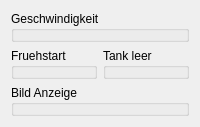
     <widget class="QWidget" name="tab" >
      <attribute name="title" >
       <string>Allgemein</string>
      </attribute>
      <layout class="QGridLayout" >
       <item row="0" column="0" colspan="2" >
        <widget class="QGroupBox" name="groupBox_3" >
         <property name="title" >
          <string>Geschwindigkeit</string>
         </property>
         <widget class="QLabel" name="label_6" >
          <property name="geometry" >
           <rect>
            <x>10</x>
            <y>30</y>
            <width>51</width>
            <height>18</height>
           </rect>
          </property>
          <property name="text" >
           <string>Faktor</string>
          </property>
         </widget>
         <widget class="QRadioButton" name="radioButtonFaktor1" >
          <property name="geometry" >
           <rect>
            <x>70</x>
            <y>30</y>
            <width>70</width>
            <height>23</height>
           </rect>
          </property>
          <property name="text" >
           <string>1 : 1</string>
          </property>
         </widget>
         <widget class="QRadioButton" name="radioButtonFaktor32" >
          <property name="geometry" >
           <rect>
            <x>280</x>
            <y>30</y>
            <width>71</width>
            <height>23</height>
           </rect>
          </property>
          <property name="text" >
           <string>1 : 32</string>
          </property>
         </widget>
         <widget class="QRadioButton" name="radioButtonFaktor24" >
          <property name="geometry" >
           <rect>
            <x>170</x>
            <y>30</y>
            <width>71</width>
            <height>23</height>
           </rect>
          </property>
          <property name="text" >
           <string>1 : 24</string>
          </property>
         </widget>
         <widget class="QRadioButton" name="radioButtonFaktor43" >
          <property name="geometry" >
           <rect>
            <x>380</x>
            <y>30</y>
            <width>71</width>
            <height>23</height>
           </rect>
          </property>
          <property name="text" >
           <string>1 : 43</string>
          </property>
         </widget>
        </widget>
       </item>
       <item row="1" column="0" >
        <widget class="QGroupBox" name="groupBox_4" >
         <property name="title" >
          <string>Fruehstart</string>
         </property>
         <widget class="QRadioButton" name="radioButtonJumpTheGunAbort" >
          <property name="geometry" >
           <rect>
            <x>10</x>
            <y>30</y>
            <width>121</width>
            <height>25</height>
           </rect>
          </property>
          <property name="text" >
           <string>Renn-Abbruch</string>
          </property>
         </widget>
         <widget class="QRadioButton" name="radioButtonJumpTheGunPenalty" >
          <property name="geometry" >
           <rect>
            <x>10</x>
            <y>64</y>
            <width>101</width>
            <height>25</height>
           </rect>
          </property>
          <property name="text" >
           <string>Zeitstrafe</string>
          </property>
         </widget>
         <widget class="QLabel" name="label_7" >
          <property name="geometry" >
           <rect>
            <x>160</x>
            <y>67</y>
            <width>60</width>
            <height>18</height>
           </rect>
          </property>
          <property name="text" >
           <string>Sekunden</string>
          </property>
         </widget>
         <widget class="QSpinBox" name="spinBoxJumpTheGunPenaltyTime" >
          <property name="geometry" >
           <rect>
            <x>100</x>
            <y>60</y>
            <width>58</width>
            <height>28</height>
           </rect>
          </property>
         </widget>
        </widget>
       </item>
       <item row="1" column="1" >
        <widget class="QGroupBox" name="groupBox_5" >
         <property name="title" >
          <string>Tank leer</string>
         </property>
         <widget class="QLabel" name="label_24" >
          <property name="geometry" >
           <rect>
            <x>160</x>
            <y>40</y>
            <width>71</width>
            <height>18</height>
           </rect>
          </property>
          <property name="text" >
           <string>Sekunden</string>
          </property>
         </widget>
         <widget class="QSpinBox" name="spinBoxFuelPenaltyTime" >
          <property name="geometry" >
           <rect>
            <x>90</x>
            <y>30</y>
            <width>62</width>
            <height>30</height>
           </rect>
          </property>
         </widget>
         <widget class="QLabel" name="label_25" >
          <property name="geometry" >
           <rect>
            <x>20</x>
            <y>40</y>
            <width>71</width>
            <height>18</height>
           </rect>
          </property>
          <property name="text" >
           <string>Zeitstrafe</string>
          </property>
         </widget>
        </widget>
       </item>
       <item row="2" column="0" colspan="2" >
        <widget class="QGroupBox" name="groupBox_6" >
         <property name="title" >
          <string>Bild Anzeige</string>
         </property>
         <widget class="QRadioButton" name="radioButtonDriverImage" >
          <property name="geometry" >
           <rect>
            <x>10</x>
            <y>40</y>
            <width>81</width>
            <height>25</height>
           </rect>
          </property>
          <property name="text" >
           <string>Fahrer</string>
          </property>
         </widget>
         <widget class="QRadioButton" name="radioButtonCarImage" >
          <property name="geometry" >
           <rect>
            <x>91</x>
            <y>40</y>
            <width>91</width>
            <height>25</height>
           </rect>
          </property>
          <property name="text" >
           <string>Fahrzeug</string>
          </property>
         </widget>
         <widget class="QRadioButton" name="radioButtonAnimateImage" >
          <property name="geometry" >
           <rect>
            <x>191</x>
            <y>40</y>
            <width>111</width>
            <height>25</height>
           </rect>
          </property>
          <property name="text" >
           <string>Wechsel alle</string>
          </property>
         </widget>
         <widget class="QSpinBox" name="spinBoxAnimationInterval" >
          <property name="geometry" >
           <rect>
            <x>308</x>
            <y>38</y>
            <width>58</width>
            <height>27</height>
           </rect>
          </property>
         </widget>
         <widget class="QLabel" name="label_30" >
          <property name="geometry" >
           <rect>
            <x>370</x>
            <y>45</y>
            <width>60</width>
            <height>18</height>
           </rect>
          </property>
          <property name="text" >
           <string>Sekunden</string>
          </property>
         </widget>
        </widget>
       </item>
      </layout>
     </widget>
